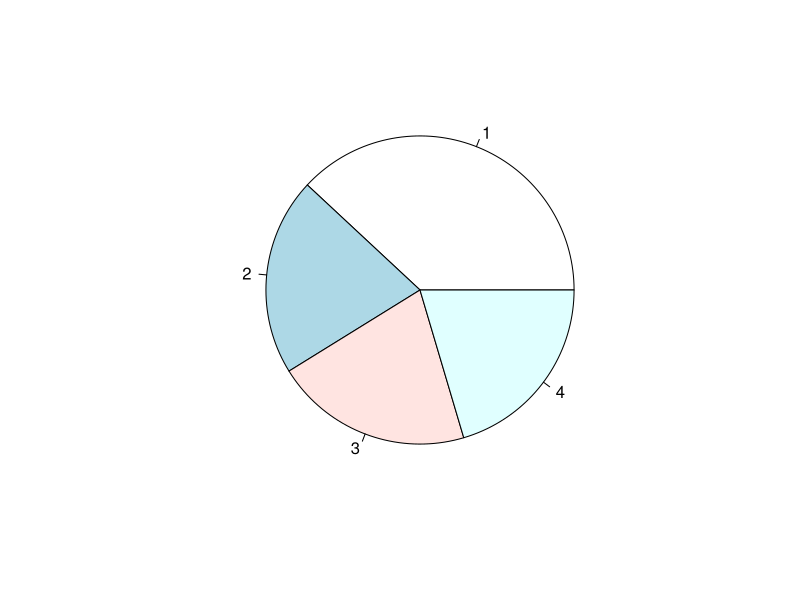
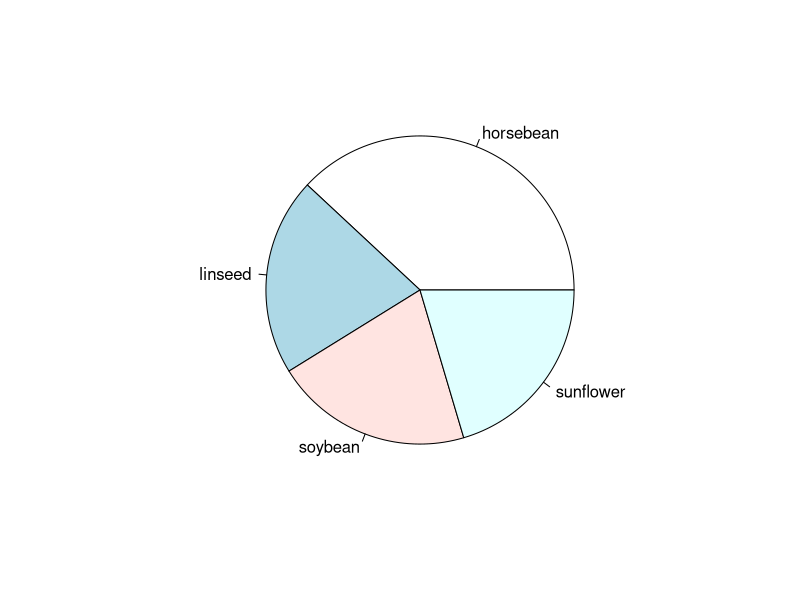
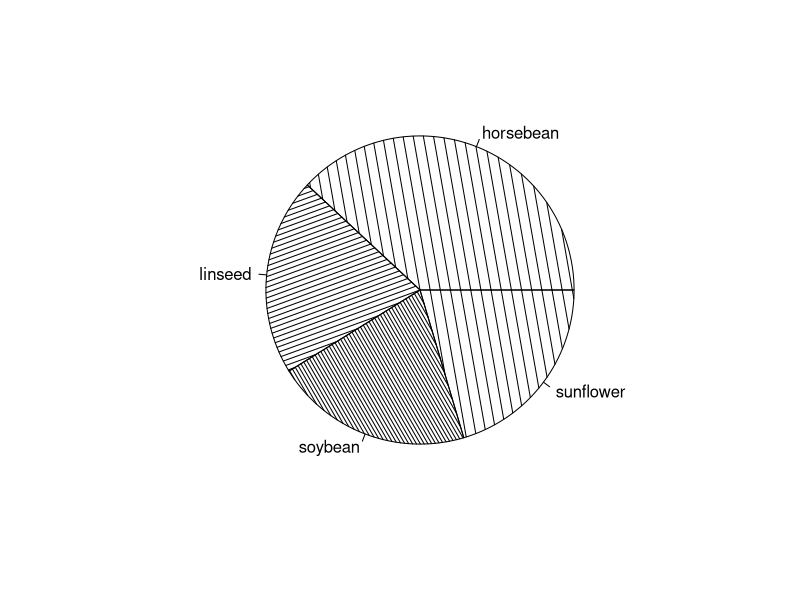

The R source for these figures, in order:
# Copyright Mark Niemann-Ross, 2017
# Author: Mark Niemann-Ross. mark.niemannross@gmail.com
# Watch the video at https://www.linkedin.com/learning/r-for-data-science-lunchbreak-lessons/data-frames-rbind?trk=insiders_215756_learning
# Discuss at https://groups.google.com/d/forum/r-for-data-science-lunchbreak-lessons
# LinkedIn: https://www.linkedin.com/in/markniemannross/
# Github: https://github.com/mnr
# More Learning: http://niemannross.com/link/mnratlil
# Description: base graphics - pie charts

pie(table(ChickWeight$Diet))

pie(table(ChickWeight$Diet),labels = c("horsebean","linseed","soybean", "sunflower"))

pie(table(ChickWeight$Diet),
    labels = c("horsebean","linseed","soybean", "sunflower"),
    density = 10*1:3,
    angle = 100*1:3)
